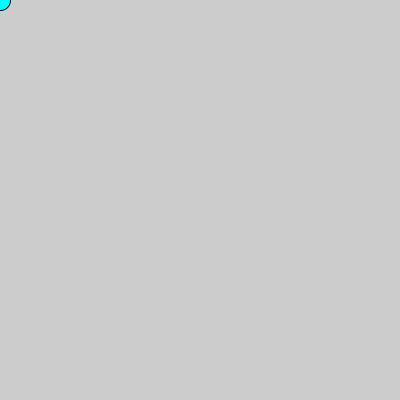
Frame 1 (no input)
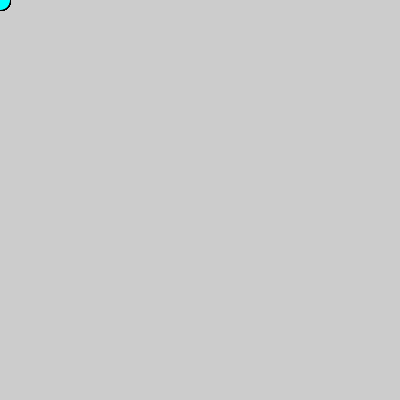
Frame 60 (the mouse pressed at the canvas centre just before this capture)
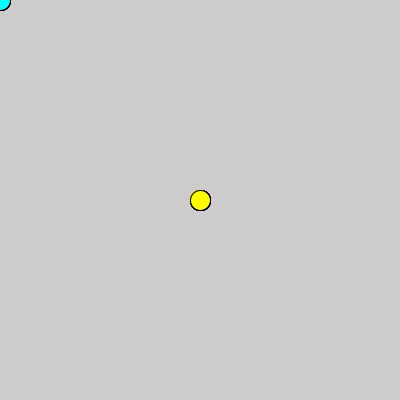
Frame 120 (the mouse held since frame 60 and released just before this capture)

The Processing sketch that drew these frames (run headless with seeded random() and noise(); from frame 60 on, the mouse is pressed at the canvas centre):

// Processing sketch: processing_10469
// ── processing_10469.pde

void setup(){
  size(400,400);
}

void draw(){
  if((mouseY<100) || (mouseY>300)){
    fill(0,255,255);
    ellipse(mouseX,mouseY,20,20);
  }
  else if(dist(mouseX,mouseY,200,200) < 100){
    fill(255,255,0);
    ellipse(mouseX,mouseY,20,20);
  }
  else{
    fill(255);
    rect(mouseX,mouseY,20,20);
  }
}

void mousePressed(){
  if(dist(mouseX,mouseY,200,200) < 100){
    background(255);
  }
}
